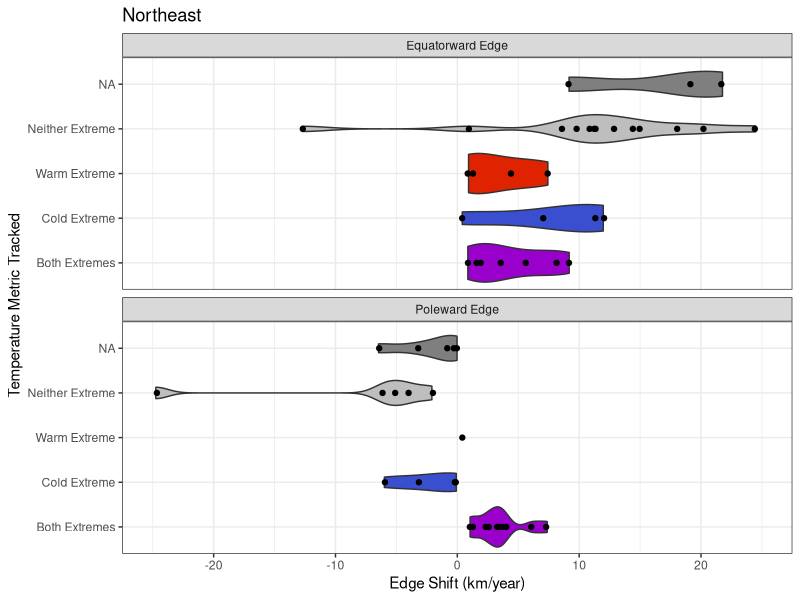
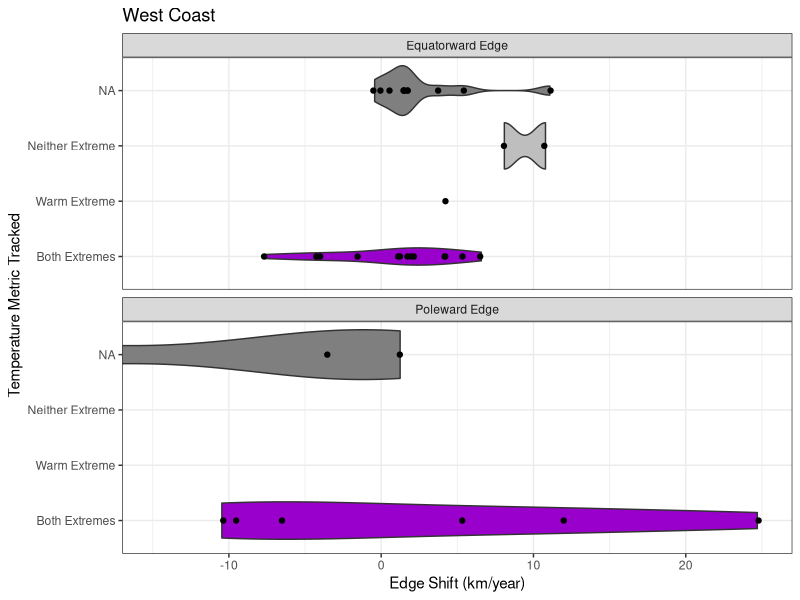
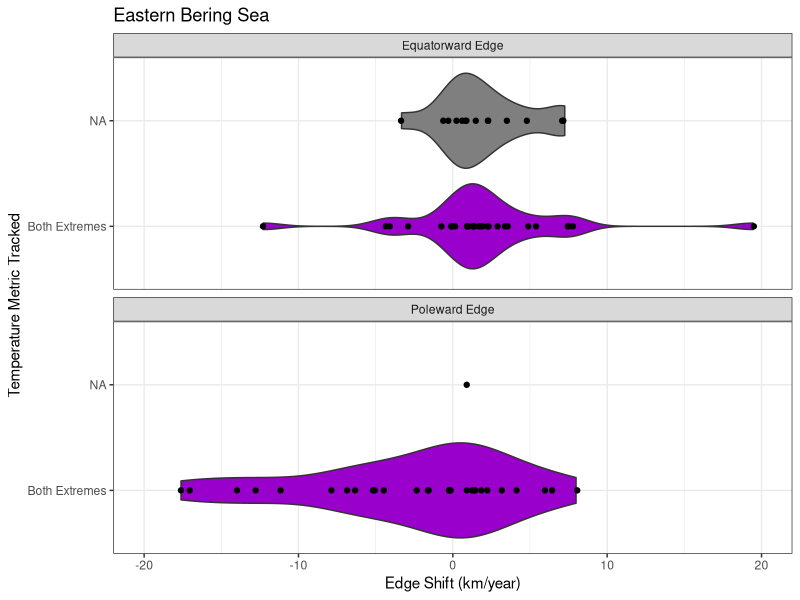
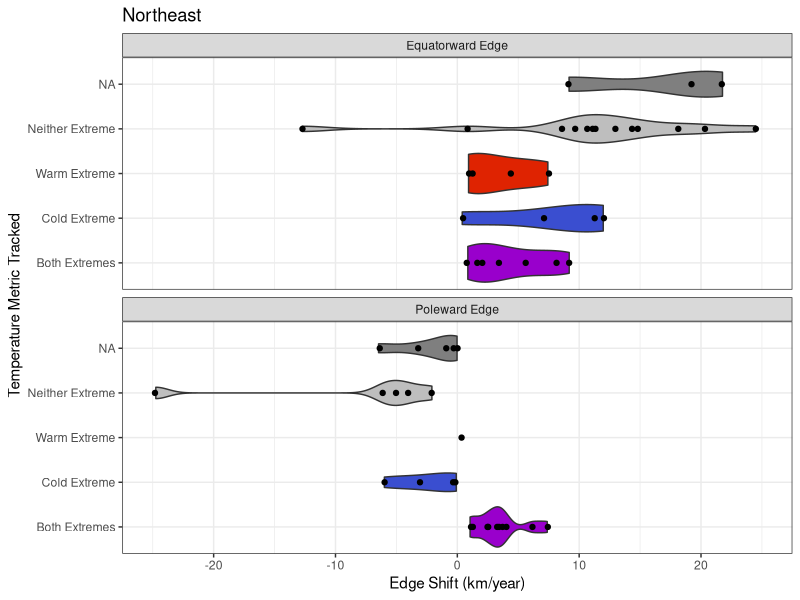
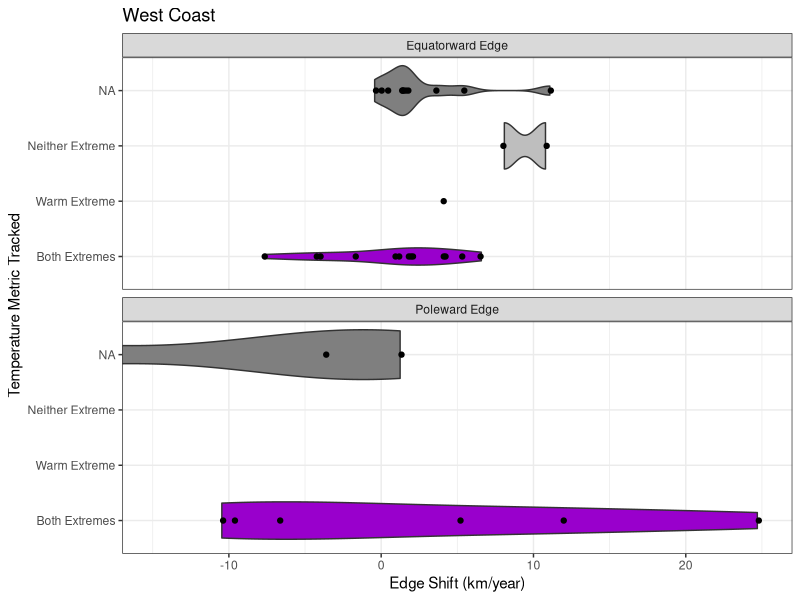
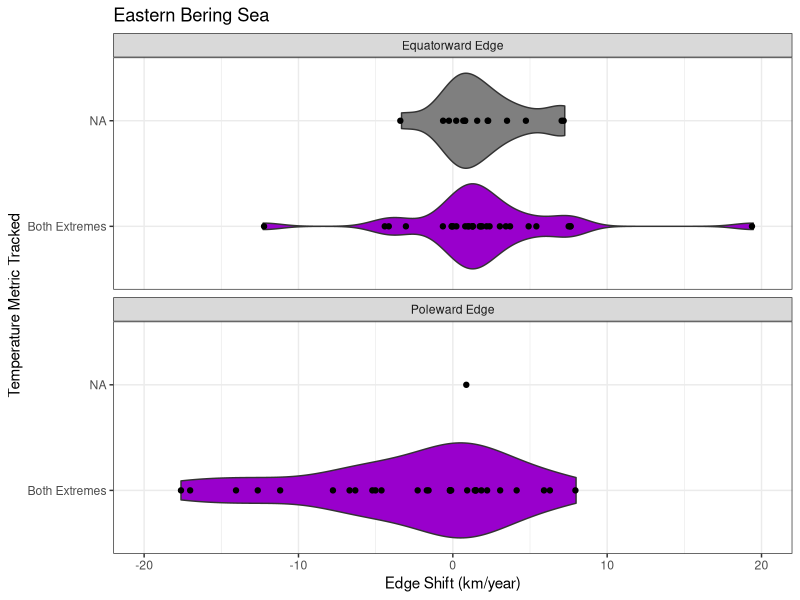

Write R code to recreate these figures, in order.
library(tidyverse)
library(here)

spp.bayes.edge.lm.df.summary <- read_csv(here("results","species_edge_shifts_vs_time.csv")) # edge shifts over time
spp.bayes.niche.results <- read_csv(here("results","edge_thermal_extreme_tracked_summary.csv")) # thermal extreme tracked by each edge (warm, cold, both, or neither)

gg.neus.violin <- spp.bayes.edge.lm.df.summary %>%
  left_join(spp.bayes.niche.results, by=c("species","region","quantile")) %>%
  filter(region=="neus") %>%
  mutate(quantile = recode(quantile, "quantile_0.99"="Poleward Edge",
                           "quantile_0.01"="Equatorward Edge"),
         quantile=as.factor(quantile),
         varTracked = recode(varTracked, 
                             "both" = "Both Extremes",
                             "predict.sstmin" = "Cold Extreme",
                             "predict.sstmax"="Warm Extreme",
                             "none" = "Neither Extreme"),
         varTracked = factor(varTracked, levels=c("Both Extremes","Cold Extreme","Warm Extreme","Neither Extreme"))) %>% 
  ggplot(aes(median, factor(varTracked), fill=varTracked)) + 
  geom_violin() +
  geom_jitter(height = 0, width = 0.1) +
  scale_fill_manual(values=c("#9900cc","#3A4ED0","#DF2301","grey"), drop=FALSE) +
  coord_cartesian(xlim=c(-25, 25)) +
  theme_bw() +
  facet_wrap(~quantile, ncol=1) + 
  labs(x="Edge Shift (km/year)", y="Temperature Metric Tracked", title="Northeast") +
  theme(legend.position = "none") +
  NULL
gg.neus.violin
ggsave(gg.neus.violin, filename=here("results","neus_edge_vs_niche_shifts.png"))

gg.wc.violin <- spp.bayes.edge.lm.df.summary %>%
  left_join(spp.bayes.niche.results, by=c("species","region","quantile")) %>%
  filter(region=="wc") %>%
  mutate(quantile = recode(quantile, "quantile_0.99"="Poleward Edge",
                           "quantile_0.01"="Equatorward Edge"),
         quantile=as.factor(quantile),
         varTracked = recode(varTracked, 
                             "both" = "Both Extremes",
                             "predict.sstmin" = "Cold Extreme",
                             "predict.sstmax"="Warm Extreme",
                             "none" = "Neither Extreme"),
         varTracked = factor(varTracked, levels=c("Both Extremes","Cold Extreme","Warm Extreme","Neither Extreme"))) %>% 
  ggplot(aes(median, factor(varTracked), fill=varTracked)) + 
  geom_violin() +
  geom_jitter(height = 0, width = 0.1) +
  scale_fill_manual(values=c("#9900cc","#3A4ED0","#DF2301","grey"), drop=FALSE) +
  coord_cartesian(xlim=c(-15, 25)) +
  theme_bw() +
  facet_wrap(~quantile, ncol=1) + 
  labs(x="Edge Shift (km/year)", y="Temperature Metric Tracked", title="West Coast") +
  theme(legend.position = "none") +
  NULL
gg.wc.violin
ggsave(gg.wc.violin, filename=here("results","wc_edge_vs_niche_shifts.png"))

gg.ebs.violin <- spp.bayes.edge.lm.df.summary %>%
  left_join(spp.bayes.niche.results, by=c("species","region","quantile")) %>%
  filter(region=="ebs") %>%
  mutate(quantile = recode(quantile, "quantile_0.99"="Poleward Edge",
                           "quantile_0.01"="Equatorward Edge"),
         quantile=as.factor(quantile),
         varTracked = recode(varTracked, 
                             "both" = "Both Extremes",
                             "predict.sstmin" = "Cold Extreme",
                             "predict.sstmax"="Warm Extreme",
                             "none" = "Neither Extreme"),
         varTracked = factor(varTracked, levels=c("Both Extremes","Cold Extreme","Warm Extreme","Neither Extreme"))) %>% 
  ggplot(aes(median, factor(varTracked), fill=varTracked)) + 
  geom_violin() +
  geom_jitter(height = 0, width = 0.1) +
  scale_fill_manual(values=c("#9900cc","#3A4ED0","#DF2301","grey"), drop=FALSE) +
  coord_cartesian(xlim=c(-20, 20)) +
  theme_bw() +
  facet_wrap(~quantile, ncol=1) + 
  labs(x="Edge Shift (km/year)", y="Temperature Metric Tracked", title="Eastern Bering Sea") +
  theme(legend.position = "none") +
  NULL
gg.ebs.violin
ggsave(gg.ebs.violin, filename=here("results","ebs_edge_vs_niche_shifts.png"))
